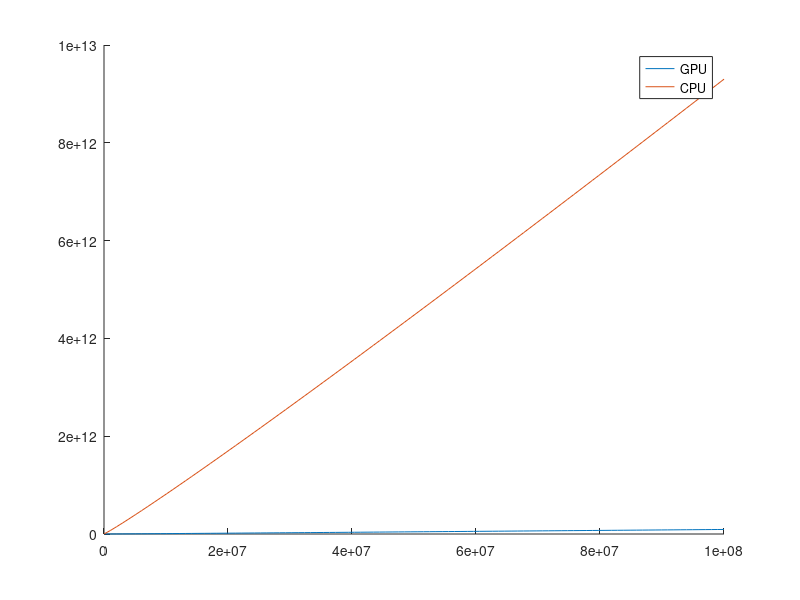

The MATLAB source for this figure:
clear all
close all
clc

start=1;
slutt=100000000;
n=linspace(start, slutt, 100);
r=500;
h_g=1;
h_c=10;

GPU=@(n) 2*n/r+5*n/r+5*h_g*n*7*h_g.*log2(n);
CPU=@(n) 5*h_c*n*7*h_c.*log2(n);

figure (1)
hold on
plot(n, GPU(n), '-')
plot(n, CPU(n), '-')
legend('GPU', 'CPU')
hold off